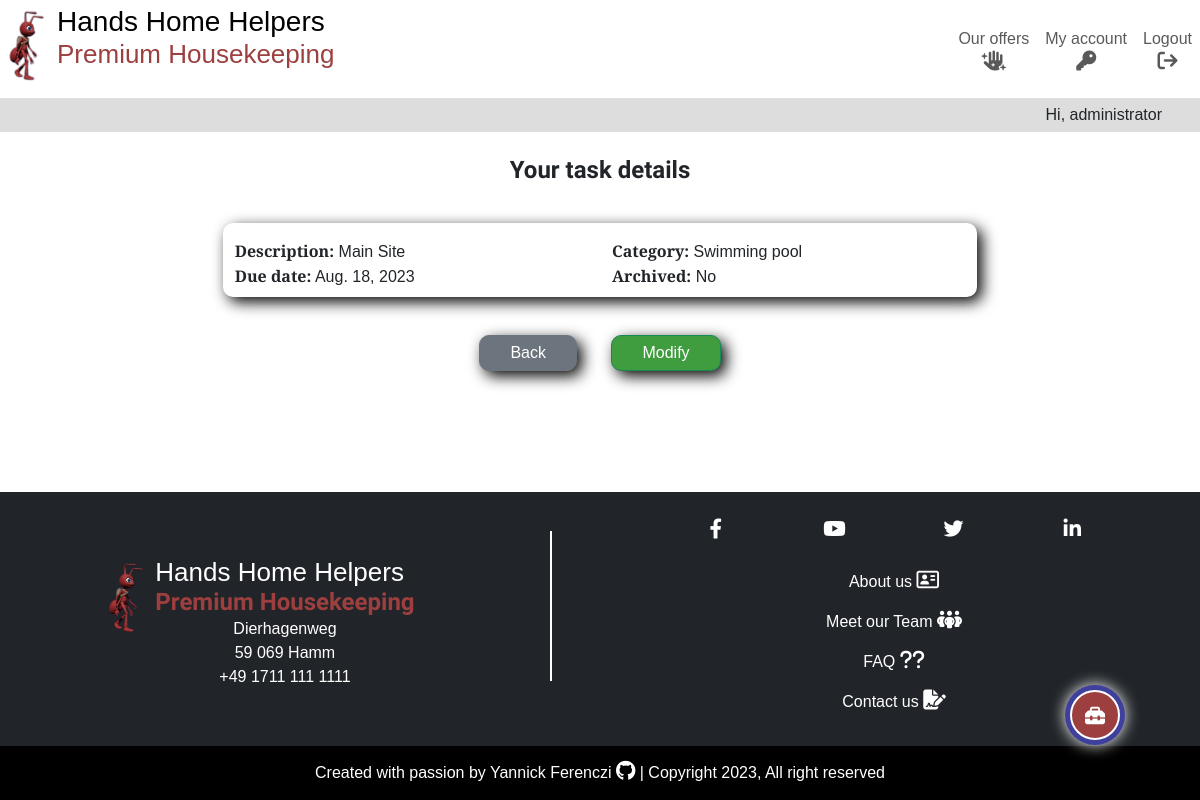
Page /dashboard/task_detail/35/ (signed in) on the earlier database version.
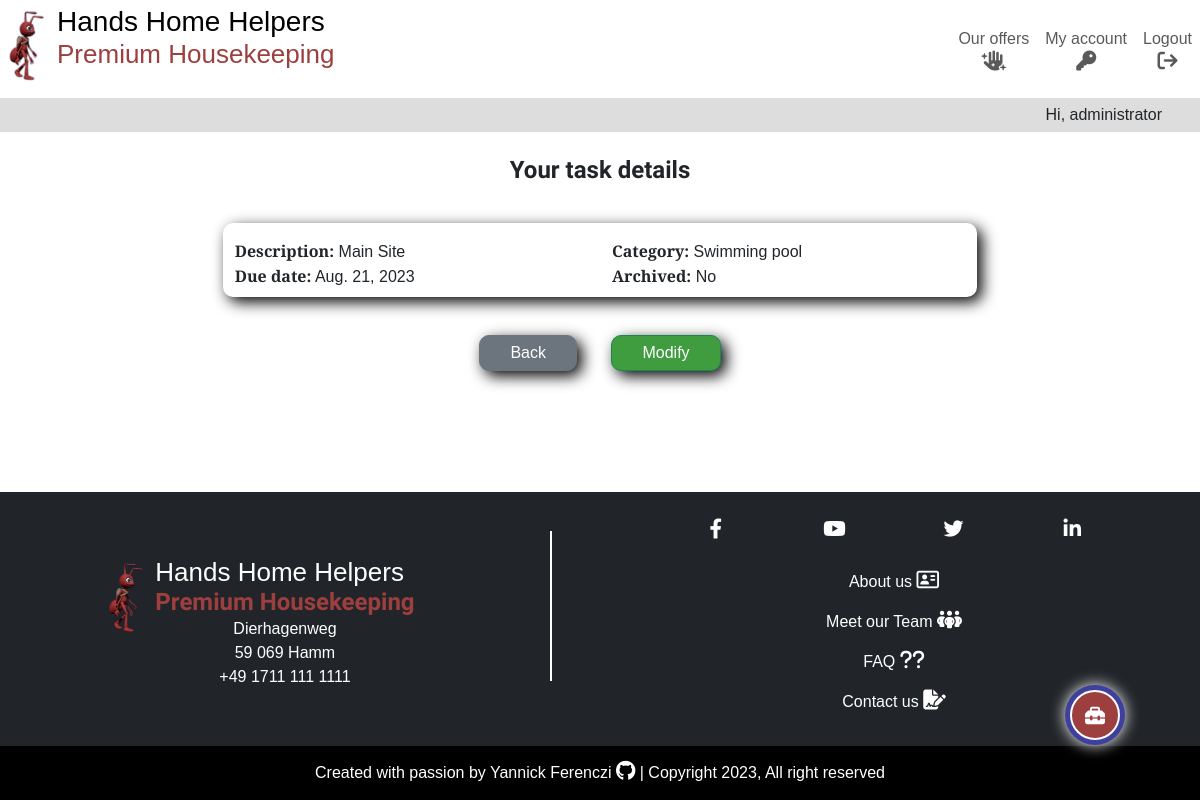
Same page on the later database version.
### tasks/models.py (models this page shows, shortened)
class Task(models.Model):
    CATEGORIES = [
        ("Gardening", "Gardening"),
        ("Cleaning", "Cleaning"),
        ("Garden patch", "Garden patch"),
        ("Swimming pool", "Swimming pool"),
        ("Renovation and repair", "Renovation and repair"),
        ("Home care", "Home care"),
    ]
    name = models.CharField(max_length=250, verbose_name="Description")
    done = models.BooleanField(default=False)
    owner = models.ForeignKey(
        User,
        on_delete=models.CASCADE,
        related_name="task_owner",
    )
    created_on = models.DateField(auto_now_add=True)
    category = models.CharField(
        max_length=50,
        choices=CATEGORIES,
        default="Cleaning",
    )
    employee = models.ForeignKey(
        Employee,
        on_delete=models.PROTECT,
        related_name="employees",
        blank=True,
        null=True,
    )
    comment = models.CharField(max_length=250, blank=True, null=True)
    due_date = models.DateField(
        null=True,
        blank=True,
    )
    class Meta:
        ordering = ["-created_on"]

### tasks/views.py (the view)
class TaskDetailView(LoginRequiredMixin, generic.DetailView):
    model = Task
    template_name = "tasks/task_detail.html"
    context_object_name = "task"

### tasks/templates/tasks/task_detail.html (shortened to what this page needs)
{% extends "base.html" %}
{% load static %}
{% block content %}
<div class="container-fluid container-lg p-2">
    <div class="row">
        <div class="col">
            <h3>Your task details</h3>
        </div>
    </div>
    <div class="row p-2">
        <div class="col-12 col-md-8 offset-md-2 dashboard-item">
            <div class="row mt-3">
                <div class="col-12 col-md-6">
                    <p><span class="task-title">Description:</span> {{ task.name }}</p>
                </div>
                <div class="col-12 col-md-6">
                    <p><span class="task-title">Category:</span> {{ task.category }}</p>
                </div>
            </div>
            <div class="row mb-2">
                <div class="col-12 col-md-6">
                    <p><span class="task-title">Due date:</span> {{ task.due_date }}</p>
                </div>
                <div class="col-12 col-md-6">
                    <p><span class="task-title">Archived:</span> {% if task.done %}Yes{% else %}No{% endif %}</p>
                </div>
            </div>
        </div>
    </div>
    <div class="row">
        <div class="col centered-content">
            <a class="form-btn btn btn-secondary" aria-label="Go back to the personal dashboard" href="{% url 'dashboard' %}">Back</a>
            <a class="form-btn btn btn-success" aria-label="Edit the task" href="{% url 'update_task' task.pk %}">Modify</a>
        </div>
    </div>
</div>
{% endblock content %}

Differences in the rows shown:
changed Task "Main Site": due_date "Aug. 18, 2023" → "Aug. 21, 2023"
